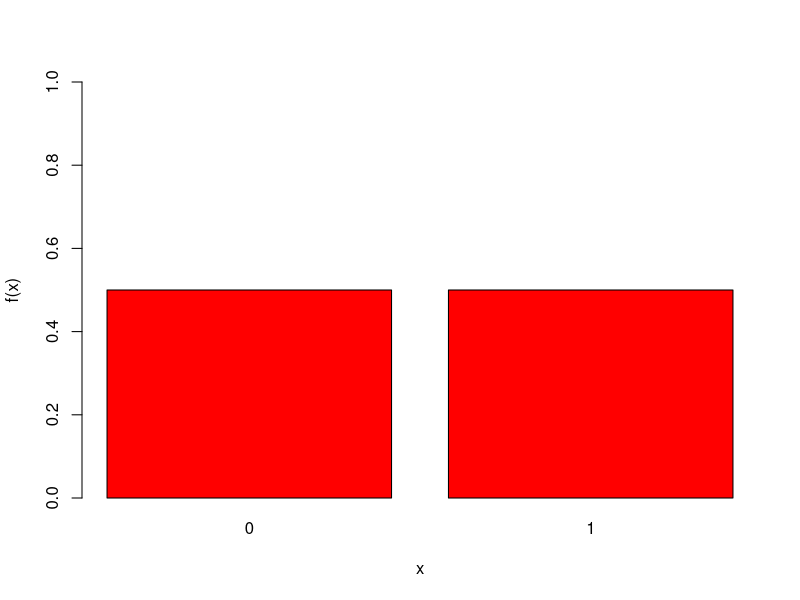
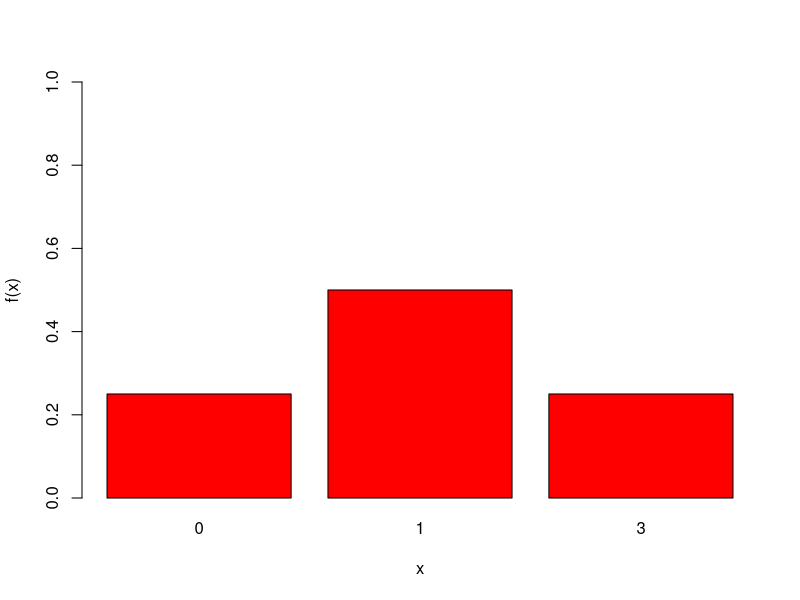
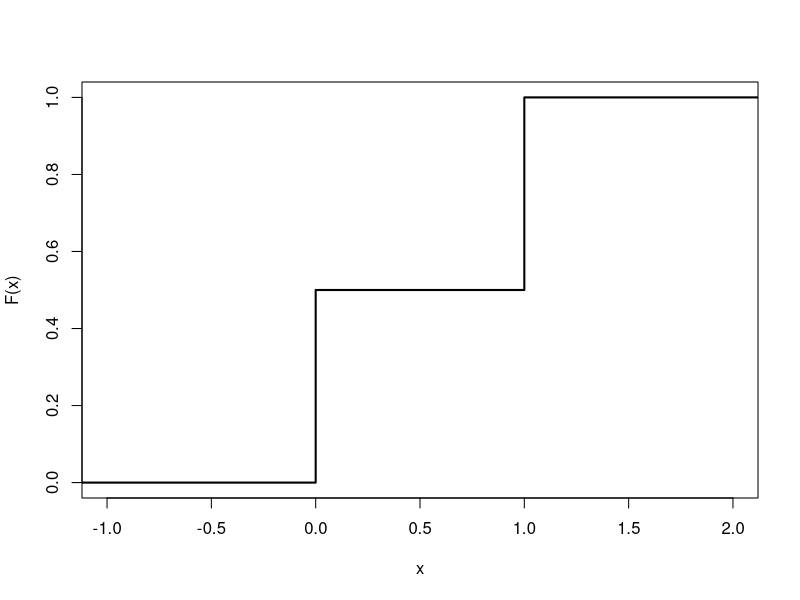
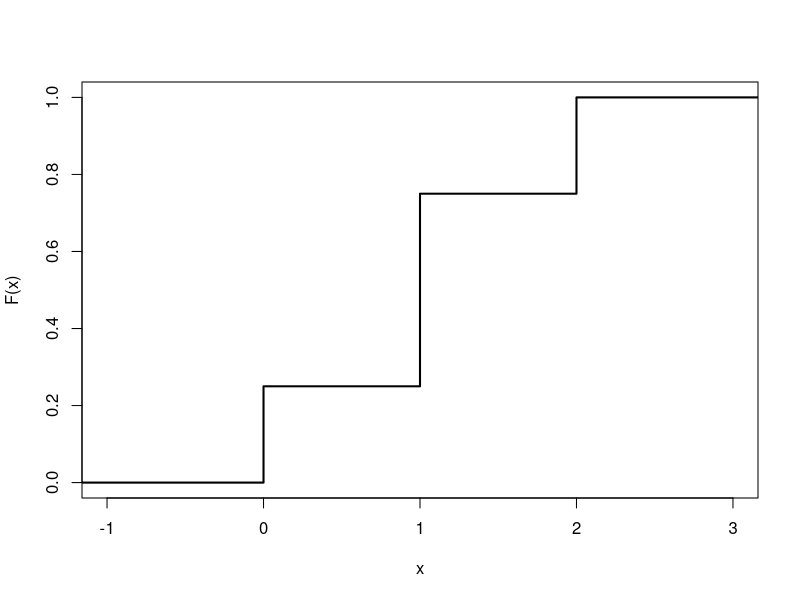

Source code (R) for these figures, in order:
## ---- chunk 1
barplot(height = c(0.5, 0.5), names.arg = c(0, 1), ylim = c(0, 1), col = "red", xlab = "x", ylab = "f(x)")
## ---- chunk 2
barplot(height = c(0.25, 0.5, 0.25), names.arg = c(0, 1, 3), ylim = c(0, 1), col = "red", xlab = "x", ylab = "f(x)")
## ---- chunk 3
plot(y = c(0, 0, 0.5, 0.5, 1, 1), x = c(-2, 0, 0, 1, 1, 3), type = "l", lwd = 2, ylim = c(0, 1), xlim = c(-1, 2), xlab = "x", ylab = "F(x)")
## ---- chunk 4
plot(y = c(0, 0, 0.25, 0.25, 0.75, 0.75, 1, 1), x = c(-2, 0, 0, 1, 1, 2, 2, 4), type = "l", lwd = 2, ylim = c(0, 1), xlim = c(-1, 3), xlab = "x", ylab = "F(x)")
